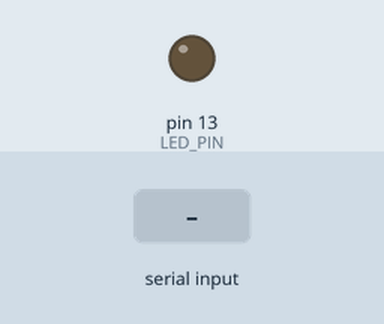
This sketch was run on a simulated Arduino Uno, built with avr-gcc and run on an emulated ATmega328P. On the bench: output pins drawn as LEDs (lit = HIGH). Inputs (shaded band) come from the test bench.

Above: at 1.2 s.
1.3 s: "1" received over Serial
At 2.5 s:
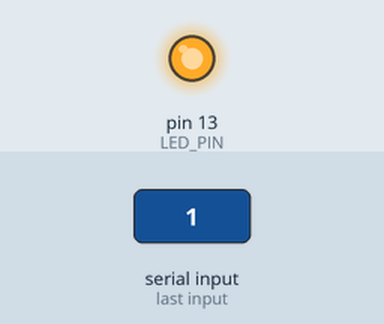
2.8 s: "0" received over Serial
At 3.9 s:
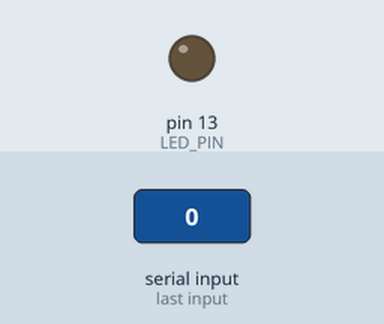
Timing chart, 0 to 5.8 s (numbered marks = the images above; inputs shaded):
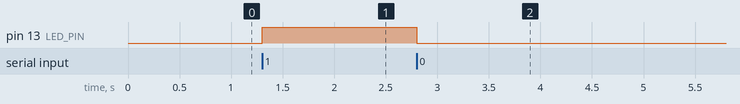

The sketch:

arduino_led.ino
```cpp
// 아두이노 Uno 등: USB 시리얼 9600bps
// PC에서 '1' + 줄바꿈 = 내장 LED(핀 13) ON, '0' + 줄바꿈 = OFF
// 업로드 후 PC 앱(app.py)에서 COM 포트(예: COM9)로 연결 — 시리얼 모니터는 닫을 것

const int LED_PIN = 13;

void setup() {
  pinMode(LED_PIN, OUTPUT);
  digitalWrite(LED_PIN, LOW);
  Serial.begin(9600);
}

void loop() {
  if (Serial.available() > 0) {
    int c = Serial.read();
    if (c == '1') {
      digitalWrite(LED_PIN, HIGH);
    } else if (c == '0') {
      digitalWrite(LED_PIN, LOW);
    }
    while (Serial.available() > 0) {
      Serial.read();
    }
  }
}
```

Measured:
- after the input at 1.3 s, pin 13 (LED_PIN): LOW → HIGH at once
- after the input at 2.8 s, pin 13 (LED_PIN): HIGH → LOW at once
